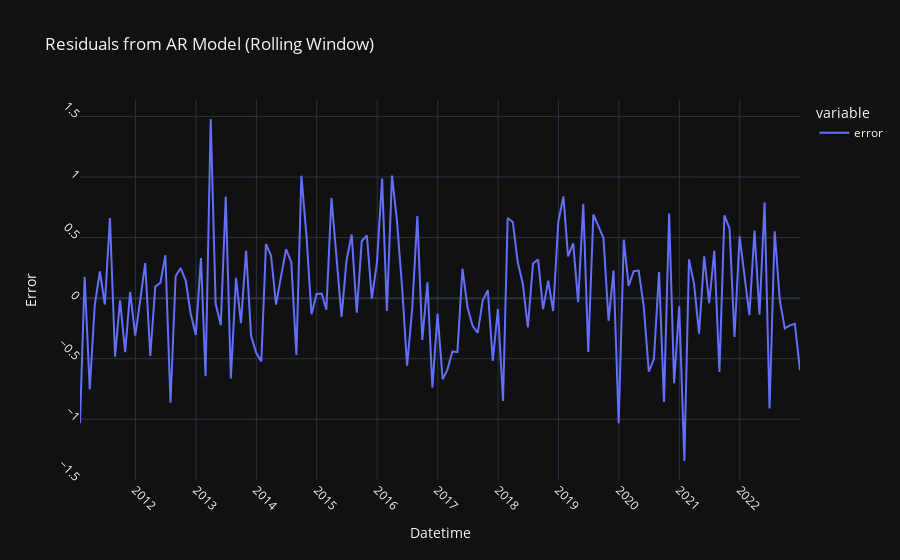

Write notebook code for a chart like this one.
### Markdown cell above
#### Rolling Forecast Origin (Rolling Window)

##### Predict 1 month in advance each time:

Train on months 1, 2, ..., k - 3 -> predict month k - 2

Train on months 1, 2, ..., k - 3, k - 2 -> predict month k - 1

Train on months 1, 2, ..., k - 3, k - 2, k - 1 -> predict month k

...

##### Average all predictions

### Code cell
# create the model
predictions_rolling = pd.Series(dtype='float64')
start = time()
for end_date in test_data.index:
    train_data = df_monthly_mean_temp[:end_date - timedelta(days=1)]
    model = ARIMA(train_data, order=(12, 0, 0))
    model_fit = model.fit()
    pred = model_fit.predict(end_date)
    predictions_rolling.loc[end_date] = pred.loc[end_date]
end = time()
print(f"Model Fitting Time: {end - start}")
residuals_rolling = test_data - predictions_rolling

# print(residuals_rolling)

# Plot residuals
fig_resid_rolling = px.line(residuals_rolling, labels={residuals_rolling.index.name: 'Datetime', 'value': 'Error'}, title='Residuals from AR Model (Rolling Window)')
fig_resid_rolling.update_xaxes(dtick='M12', tickangle=45)
fig_resid_rolling.update_yaxes(dtick=0.5, tickangle=45)
fig_resid_rolling.update_traces(name='error', hovertemplate='Datetime: %{x}<br>Error: %{y}')
fig_resid_rolling.show()

### Figure 1 — Plotly figure (JSON) as saved in the notebook; plotly's stock layout.template omitted (floating-point values rounded to 4 significant figures; data arrays with more than 128 entries replaced by an {"elided": "..."} marker saying what was removed)
{"data": [{"hovertemplate": "Datetime: %{x}<br>Error: %{y}", "legendgroup": "0", "line": {"color": "#636efa", "dash": "solid"}, "marker": {"symbol": "circle"}, "mode": "lines", "name": "error", "orientation": "v", "showlegend": true, "x": {"elided": "144 str values"}, "xaxis": "x", "y": {"elided": "144 float values"}, "yaxis": "y", "type": "scatter"}], "layout": {"xaxis": {"anchor": "y", "domain": [0.0, 1.0], "title": {"text": "Datetime"}, "dtick": "M12", "tickangle": 45}, "yaxis": {"anchor": "x", "domain": [0.0, 1.0], "title": {"text": "Error"}, "dtick": 0.5, "tickangle": 45}, "legend": {"title": {"text": "variable"}, "tracegroupgap": 0}, "title": {"text": "Residuals from AR Model (Rolling Window)"}}}
